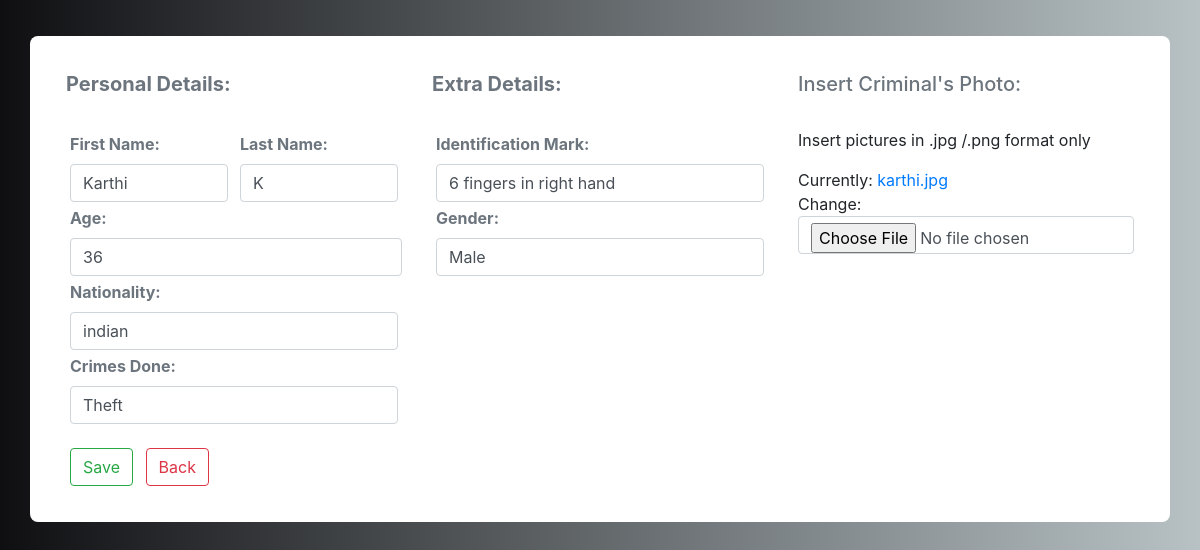
Screenshot of /edit_profile/22/ with the database file from the repository.
### core/models.py (models this page shows, shortened)
class Profile(models.Model):
    first_name = models.CharField(max_length=70)
    last_name = models.CharField(max_length=70)
    age = models.IntegerField()
    identi = models.CharField(max_length=200)
    nationality = models.CharField(max_length=200)
    crime = models.CharField(max_length=200)
    gender = models.CharField(max_length=200)
    present = models.BooleanField(default=False)
    image = models.ImageField()

### core/views.py (the view)
# urls.py: path('edit_profile/<int:id>/', edit_profile, name='edit_profile'),
def edit_profile(request, id):
    profile = Profile.objects.get(id=id)
    form = ProfileForm(instance=profile)
    if request.method == 'POST':
        form = ProfileForm(request.POST, request.FILES, instance=profile)
        if form.is_valid():
            form.save()
            return redirect('profiles')
    context = {'form': form}
    return render(request, 'core/add_profile.html', context)

### core/forms.py
class ProfileForm(forms.ModelForm):
    class Meta:
        model = Profile
        fields = '__all__'
        widgets = {
            'date': DateInput(),
            'shift':TimeInput()
        }
        exclude = ['present']
    def __init__(self, *args, **kwargs):
        super(ProfileForm, self).__init__(*args, **kwargs)
        self.fields['first_name'].widget.attrs['class'] = 'form-control'
        self.fields['last_name'].widget.attrs['class'] = 'form-control'
        self.fields['age'].widget.attrs['class'] = 'form-control'
        self.fields['nationality'].widget.attrs['class'] = 'form-control'
        self.fields['identi'].widget.attrs['class'] = 'form-control'
        self.fields['gender'].widget.attrs['class'] = 'form-control'
        self.fields['image'].widget.attrs['class'] = 'form-control'
        self.fields['crime'].widget.attrs['class'] = 'form-control'

### core/templates/core/add_profile.html (shortened to what this page needs)
{% extends "core/base.html" %}
{% load static %}
{% block content %}
<div class="container emp-profile pb-3">
    <form method="POST" action="." class="needs-validation" enctype='multipart/form-data'>
        <div class="row">
            <div class="col-md-4">
                <h5 class="text-muted"><b>Personal Details:</b></h5><br>
                <div class="d-flex justify-content-between">
                    <div class="m-1 mr-2">
                        <label class="text-muted"><b>First Name:</b></label>
                        {{ form.first_name }}
                    </div>
                    <div class="m-1">
                        <label class="text-muted"><b>Last Name:</b></label>
                        {{ form.last_name }}
                    </div>
                </div>
                <div class="ml-1">
                    <label class="text-muted"><b>Age:</b></label>
                    {{ form.age }}
                </div>
                <div class="m-1">
                    <label class="text-muted"><b>Nationality:</b></label>
                    {{ form.nationality }}
                </div>
                <div class="m-1">
                    <label class="text-muted"><b>Crimes Done:</b></label>
                    {{ form.crime }}
                </div>
            </div>
            <div class="col-md-4">
                <h5 class="text-muted"><b>Extra Details:</b></h5><br>
                <div class="m-1">
                    <label class="text-muted"><b>Identification Mark:</b></label>
                    {{ form.identi }}
                </div>
                <div class="m-1">
                    <label class="text-muted"><b>Gender:</b></label>
                    {{ form.gender }}
                </div>
            </div>
            <div class="col-md-4">
                <h5 class="text-muted">Insert Criminal's Photo:</h5><br>
                <div >
                    Insert pictures in .jpg /.png format only
                </div>
                <div class="mt-3">
                    {{ form.image }}
                </div>
            </div>
        </div>
        <div class="mt-3">
            <button type="submit" class="btn btn-outline-success m-1">Save</button>
            <a href="{% url 'profiles' %}">
            <button type="button" class="btn btn-outline-danger m-1">Back</button>
            </a>
        </div>
    </form>
</div>
{% endblock content %}

### static/css/details.css (style rules this page uses)
.emp-profile { padding: 3%; margin-top: 3%; margin-bottom: 3%; border-radius: 0.5rem; background: #fff; }

### static/css/background.css (style rules this page uses)
body { background: -webkit-linear-gradient(left, #0f0f12, #b8c2c5); }

### rows the page displays
Profile: first_name "Karthi", last_name "K", age "36", nationality "indian", crime "Theft", identi "6 fingers in right hand", gender "Male"
